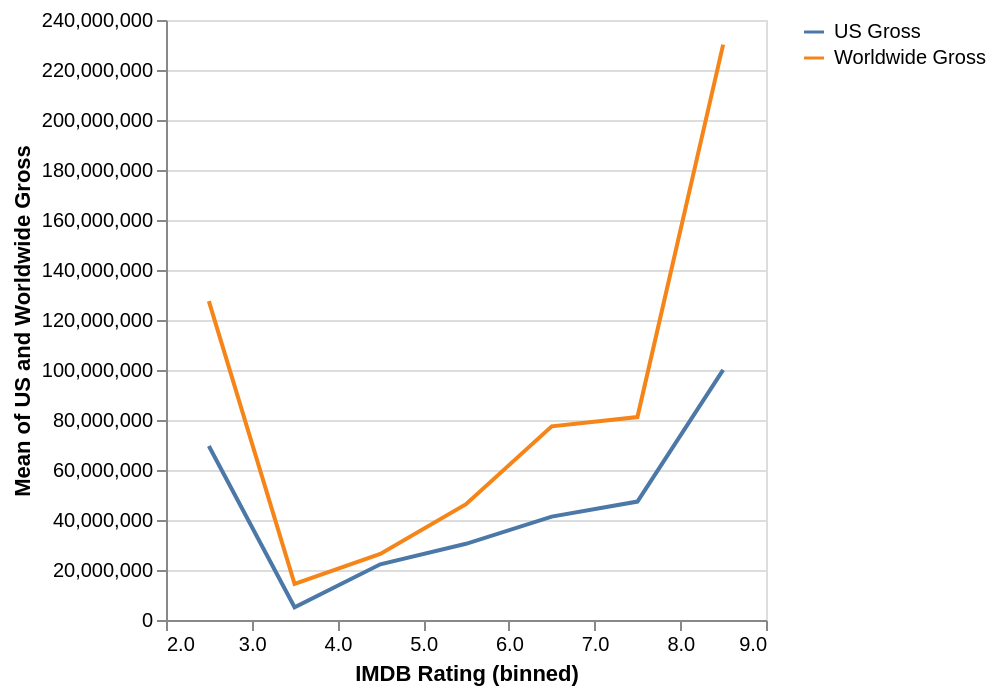

This figure's Vega-Lite source:
### Vega-Lite specification from a JSON file in a GitHub repository (floating-point values rounded to 4 significant figures; data arrays with more than 128 entries replaced by an {"elided": "..."} marker saying what was removed)
{"$schema": "https://vega.github.io/schema/vega-lite/v6.json", "data": {"values": {"elided": "200 records"}}, "repeat": {"layer": ["US Gross", "Worldwide Gross"]}, "spec": {"mark": "line", "encoding": {"x": {"bin": true, "field": "IMDB Rating", "type": "quantitative"}, "y": {"aggregate": "mean", "field": {"repeat": "layer"}, "type": "quantitative", "title": "Mean of US and Worldwide Gross"}, "color": {"datum": {"repeat": "layer"}, "type": "nominal"}}}}
